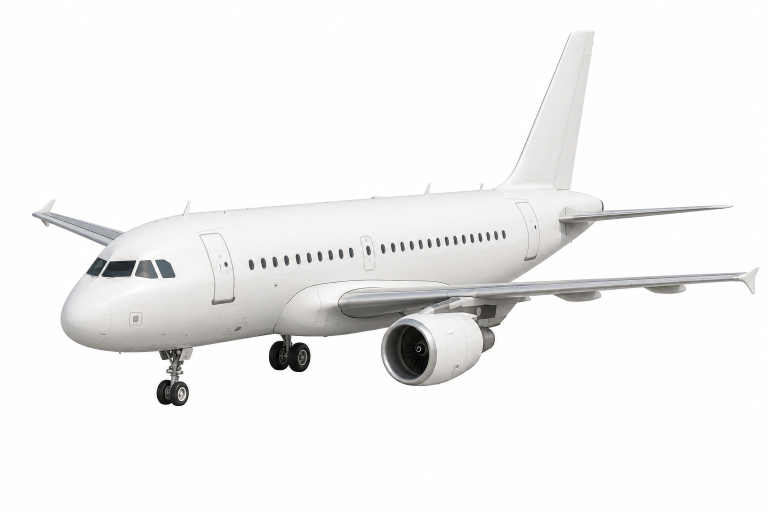
#> input picture assets/aircraft/a319/a319-frente.png, 1536 x 1024 px, given as the content of the folder ../../../../assets/aircraft/a319/a319-frente.png, which was not available (shown at 1/2 size)
$ python audit_masks.py --masks ../../../../assets/aircraft/a319/a319-frente.png
#> lines starting #> are read from the running program, lines starting #| are printed output that depends on the picture; after the words box and inside, x2 and y2 are one past the last pixel; in counts of white or black regions, pixels touching at a corner belong together; pictures that were not available may be replaced by others from this repository, and a replacement may not be noted
"""Diagnóstico numérico das máscaras de setor.

Não decide nada sozinho: ordena as aeronaves por suspeita para você olhar as
piores primeiro no overlay. O veredito é sempre visual.

    python3 audit_masks.py --masks public/sprites/wingmasks \
        --photos public/sprites/aircraft --against public/sprites/enginemasks \
        --against public/sprites/gearmasks
"""

import argparse
import os
import sys

import numpy as np
from PIL import Image
from scipy import ndimage

MIN_COMPONENT = 300  # mesmo corte usado na composição do setor


def carregar(path):
    return np.array(Image.open(path).convert("L")) > 127
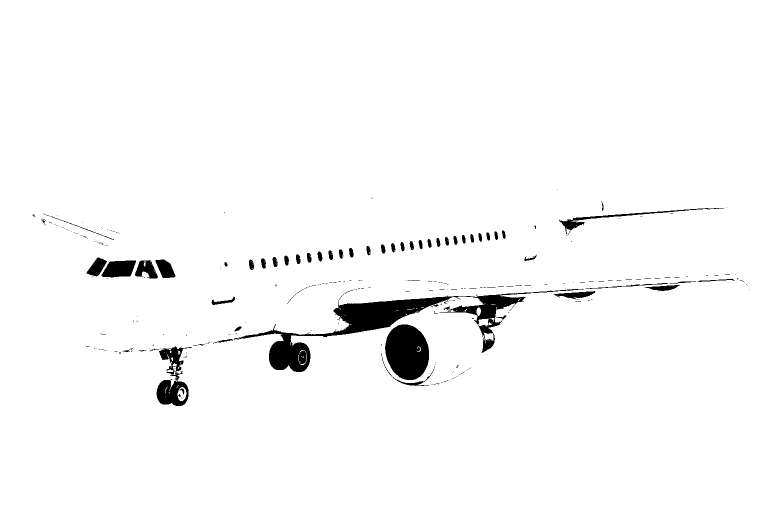
#> returned value: shape (1024, 1536) bool (shown at 1/2 size); 97.3% white; 310 black regions (257 under 20 px), largest, box (x1, y1, x2, y2) and area: (468, 577, 1168, 744) 18624, (770, 649, 858, 760) 7599, (313, 693, 384, 812) 3745


def achar_foto(dir_fotos, aid):
    # os arquivos vêm como <aid>.png ou <aid>__<motorizacao>.png
    for nome in sorted(os.listdir(dir_fotos)):
        base = nome.rsplit(".", 1)[0]
        if base == aid or base.startswith(aid + "__"):
            return os.path.join(dir_fotos, nome)
    return None


def caixa_do_aviao(photo_path):
    """Extensão horizontal do avião na foto, pela distância até a cor de fundo."""
    arr = np.array(Image.open(photo_path).convert("RGB")).astype(np.int32)
    h, w, _ = arr.shape
    cantos = [arr[0, 0], arr[0, w - 1], arr[h - 1, 0], arr[h - 1, w - 1]]
    bg = np.mean(cantos, axis=0)
    dist = np.abs(arr - bg).sum(axis=2)
    corpo = dist > 30
    if not corpo.any():
        return None
    xs = np.where(corpo.any(axis=0))[0]
    return int(xs.min()), int(xs.max())


def analisar(mask, photo_path, concorrentes, raw=False):
#> called with raw = False
    ocupados = int(mask.sum())
#> ocupados = 1529802
    if ocupados == 0:
        return {"px": 0, "achados": ["vazia"], "suspeita": 100}

    achados = []
    suspeita = 0

    ys, xs = np.where(mask)
    x0, x1, y0, y1 = int(xs.min()), int(xs.max()), int(ys.min()), int(ys.max())
#> x0 = 0; x1 = 1535; y0 = 0; y1 = 1023
    area_caixa = (x1 - x0 + 1) * (y1 - y0 + 1)
#> area_caixa = 1572864
    preenchimento = ocupados / area_caixa
#> preenchimento = 0.973

    # Box-fill: SAM2 devolveu a caixa inteira em vez da peça. A máscara vira um
    # retângulo quase perfeito, quase sempre com score baixo na geração.
    if preenchimento > 0.88 and area_caixa > 8000:
        achados.append(f"box-fill (preenche {preenchimento:.0%} da caixa)")
        suspeita += 50

    rotulado, n = ndimage.label(mask)
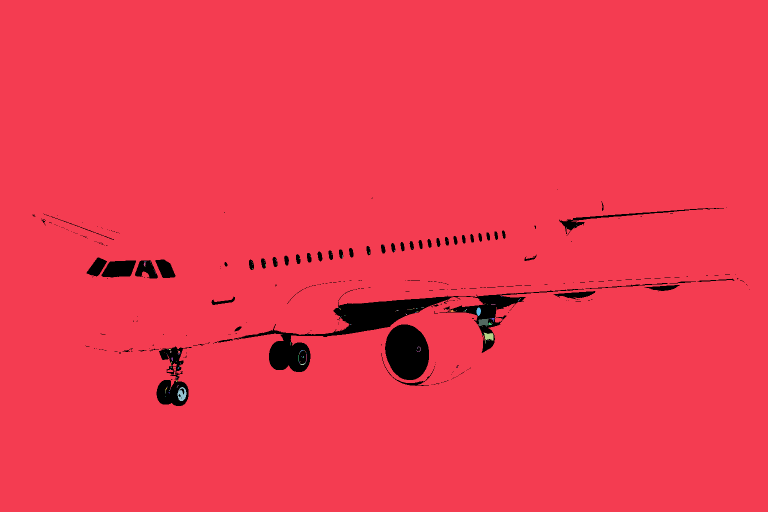
#> rotulado: shape (1024, 1536) int32 (shown at 1/2 size); 154 distinct labels, from 0 to 153; one colour per label, 0 black
#> n = 153
    grandes = 0
    if n:
        tamanhos = ndimage.sum(mask, rotulado, range(1, n + 1))
#> tamanhos = 153 values, max 1528354 at index 0, min 1 at index 1, mean 9998.7
        grandes = int((tamanhos >= MIN_COMPONENT).sum())
#> grandes = 2
        # Só faz sentido no recorte cru: no setor já composto, o motor corta a
        # asa em pedaço interno e externo, e fragmentar é o esperado.
        if raw and grandes > 3:
            achados.append(f"fragmentada ({grandes} pedaços)")
            suspeita += 25

        # Fio de sombra: tira longa e fina grudada no borrão principal, quase
        # sempre seguindo uma linha de sombra da fuselagem.
        principal = rotulado == (int(np.argmax(tamanhos)) + 1)
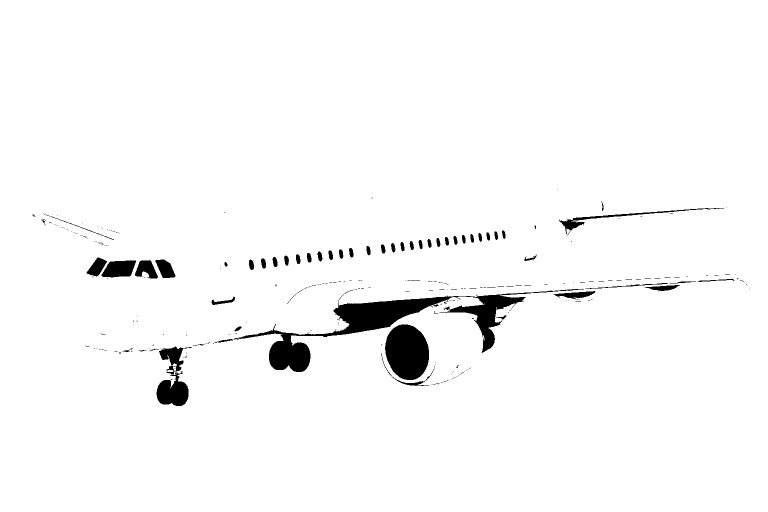
#> principal: shape (1024, 1536) bool (shown at 1/2 size); 97.2% white; 307 black regions (255 under 20 px), largest, box (x1, y1, x2, y2) and area: (468, 577, 1168, 744) 19498, (770, 649, 858, 760) 7629, (313, 693, 384, 812) 4265
        pys, pxs = np.where(principal)
        largura = pxs.max() - pxs.min() + 1
#> largura = 1536
        altura = pys.max() - pys.min() + 1
#> altura = 1024
        espessura = principal.sum() / max(largura, 1)
#> espessura = 995
        if largura > 300 and espessura < 6:
            achados.append(f"fio fino (espessura média {espessura:.1f}px)")
            suspeita += 20

    # Capturou a peça errada: quase tudo em cima de outro setor já conhecido.
    for nome, outra in concorrentes.items():
        if outra is None:
            continue
        sobre = int((mask & outra).sum())
        fracao = sobre / ocupados
        if fracao > 0.80:
            achados.append(f"{fracao:.0%} sobre {nome}")
            suspeita += 40
#> after the loop, achados = ['box-fill (preenche 97% da caixa)']; suspeita = 50

    # Quanto do comprimento do avião a máscara cobre. NÃO é achado: asa quase
    # toda escondida atrás do motor cobre pouco e está certa. Serve só para
    # ordenar a fila de conferência visual — ponta cortada não tem assinatura
    # numérica confiável.
    faixa = caixa_do_aviao(photo_path) if photo_path else None
    cobertura = None
    if faixa:
        px0, px1 = faixa
        cobertura = (x1 - x0) / max(px1 - px0, 1)

    return {
        "px": ocupados,
        "achados": achados,
        "suspeita": suspeita,
        "bbox": (x0, y0, x1, y1),
        "preenchimento": preenchimento,
        "cobertura": cobertura,
        "pedacos": grandes,
    }


def main():
    ap = argparse.ArgumentParser()
    ap.add_argument("--masks", required=True, help="pasta das máscaras do setor")
    ap.add_argument("--photos", default="public/sprites/aircraft")
    ap.add_argument(
        "--against",
        action="append",
        default=[],
        help="pasta de outro setor, para detectar máscara em cima da peça errada",
    )
    ap.add_argument("--only", help="lista de aids separada por vírgula")
    ap.add_argument(
        "--raw",
        action="store_true",
        help="máscaras são recorte cru, antes de subtrair os vizinhos: liga a checagem de fragmentação",
    )
    args = ap.parse_args()

    aids = sorted(f.rsplit(".", 1)[0] for f in os.listdir(args.masks) if f.endswith(".png"))
    if args.only:
        alvo = set(args.only.split(","))
        aids = [a for a in aids if a in alvo]

    linhas = []
    for aid in aids:
        mask = carregar(os.path.join(args.masks, f"{aid}.png"))
        concorrentes = {}
        for pasta in args.against:
            p = os.path.join(pasta, f"{aid}.png")
            concorrentes[os.path.basename(pasta.rstrip("/"))] = (
                carregar(p) if os.path.exists(p) else None
            )
        foto = achar_foto(args.photos, aid) if os.path.isdir(args.photos) else None
        r = analisar(mask, foto, concorrentes, raw=args.raw)
#> r = 7 items
        linhas.append((r["suspeita"], aid, r))

    linhas.sort(key=lambda t: (-t[0], t[1]))
    suspeitas = [l for l in linhas if l[0] > 0]
#> suspeitas = 1 item

    print(f"{len(aids)} máscaras · {len(suspeitas)} com achado\n")
#| 1 máscaras · 1 com achado
    for suspeita, aid, r in linhas:
        if suspeita == 0:
            continue
        print(f"{aid:10s} {r['px']:7d}px  {'; '.join(r['achados'])}")
#> this loop made 1 pass
#> (suspeita, aid) on pass 1: (50, 'a319-frente')
#| a319-frente 1529802px  box-fill (preenche 97% da caixa)
    if not suspeitas:
        print("(nenhum)")

    # Fila de conferência visual, da menor cobertura para a maior. Não é lista
    # de defeito: é a ordem em que vale a pena abrir o overlay.
    com_cobertura = [(r["cobertura"], aid, r) for _, aid, r in linhas if r.get("cobertura")]
#> com_cobertura = []
    com_cobertura.sort()
    print("\nfila de conferência visual (cobertura do comprimento, menor primeiro):")
    for cob, aid, r in com_cobertura[:15]:
        print(f"  {aid:10s} {cob:5.0%}  {r['px']:7d}px  {r['pedacos']} pedaço(s)")
#> this loop made 0 passes

    print("\nNenhum achado numérico não quer dizer correta — o veredito é o overlay.")
    return 1 if suspeitas else 0


if __name__ == "__main__":
#> (the run stopped early here; a loop or call above may not have finished)
